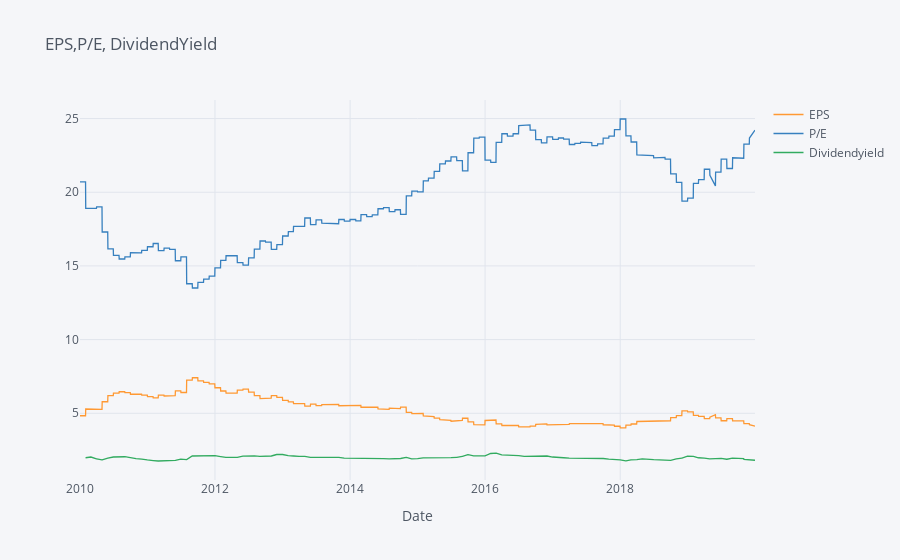

Notebook code for this chart:
### Code cell
extra.iplot(
    xTitle='Date',
    title='EPS,P/E, DividendYield')

### Figure 1 — Plotly figure (JSON) as saved in the notebook; plotly's stock layout.template omitted (floating-point values rounded to 4 significant figures; data arrays with more than 128 entries replaced by an {"elided": "..."} marker saying what was removed)
{"data": [{"line": {"color": "rgba(255, 153, 51, 1.0)", "dash": "solid", "shape": "linear", "width": 1.3}, "mode": "lines", "name": "EPS", "text": "", "type": "scatter", "x": {"elided": "240 str values"}, "y": {"elided": "240 float values"}}, {"line": {"color": "rgba(55, 128, 191, 1.0)", "dash": "solid", "shape": "linear", "width": 1.3}, "mode": "lines", "name": "P/E", "text": "", "type": "scatter", "x": {"elided": "240 str values"}, "y": {"elided": "240 float values"}}, {"line": {"color": "rgba(50, 171, 96, 1.0)", "dash": "solid", "shape": "linear", "width": 1.3}, "mode": "lines", "name": "Dividendyield", "text": "", "type": "scatter", "x": {"elided": "240 str values"}, "y": {"elided": "240 mixed values"}}], "layout": {"legend": {"bgcolor": "#F5F6F9", "font": {"color": "#4D5663"}}, "paper_bgcolor": "#F5F6F9", "plot_bgcolor": "#F5F6F9", "title": {"font": {"color": "#4D5663"}, "text": "EPS,P/E, DividendYield"}, "xaxis": {"gridcolor": "#E1E5ED", "showgrid": true, "tickfont": {"color": "#4D5663"}, "title": {"font": {"color": "#4D5663"}, "text": "Date"}, "zerolinecolor": "#E1E5ED"}, "yaxis": {"gridcolor": "#E1E5ED", "showgrid": true, "tickfont": {"color": "#4D5663"}, "title": {"font": {"color": "#4D5663"}, "text": ""}, "zerolinecolor": "#E1E5ED"}}}
